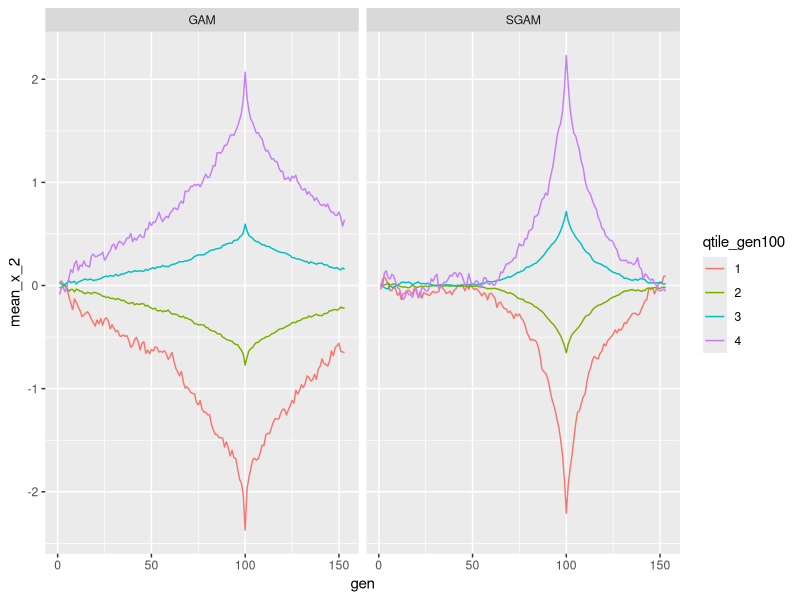

Source code (R): (Note: this script raises an error after producing the figure.)


## setup ####

library(tidyr)
library(purrr)
library(dplyr)
library(ggplot2)

match_couples <- function (a, pop) {
  attractiveness <- a*pop$x_1 + (1-a)*pop$x_2
  pop <- pop[order(attractiveness),]
  
  females <- pop[! pop$male, c("x_1", "x_2")] # ordered by attr
  names(females) <- c("y_1", "y_2")
  couples <- cbind(pop[pop$male,],  females) # match males ordered by attr
  
  return(couples)
}

children <- function (tau, theta, gamma, couples) {
  n <- nrow(couples) * 2
  child_x_1 <- rep(couples$x_1/2 + couples$y_1/2, each = 2) * tau + rnorm(n)
  child_x_2 <- rep(couples$x_2/2 + couples$y_2/2, each = 2) * theta + gamma * child_x_1 + rnorm(n)
  male_line_id <- rep(couples$male_line_id, each = 2)
  
  # one male one female per couple:
  data.frame(x_1 = child_x_1, x_2 = child_x_2, male = rep(c(FALSE, TRUE), n/2), male_line_id = male_line_id) 
}

simulate <- function(n, a, tau, theta, gamma, n_gens) {
  
  x_1 <- rnorm(n)
  x_2 <- rnorm(n)
  male <- rep(c(FALSE, TRUE), n/2)
  male_line_id <- 1:n
  pop <- data.frame(x_1 = x_1, x_2 = x_2, male = male, male_line_id = male_line_id)
  
  # get to equilibrium, we hope
  for (gen in 1:n_gens) {
    couples <- match_couples(a = a, pop = pop)
    pop <- children(tau = tau, theta = theta, gamma = gamma, couples = couples)
    # if (! gen %% 10) {
    #   cat(sd(pop$x_1), sd(pop$x_2), cor(pop$x_1, pop$x_2), "\n", sep = " ")
    # }
  }
  
  # grandparents, parents, children
  grandparents <- pop
  grandparents$id <- 1:n
  gp_couples <- match_couples(a = a, pop = grandparents) # will have an id of the males only
  parents <- children(tau = tau, theta = theta, gamma = gamma, couples = gp_couples)
  parents$id <- rep(gp_couples$id, each = 2) # male grandparent's id
  parent_couples <- match_couples(a = a, pop = parents) # again will have the id from the male
  kids <- children(tau = tau, theta = theta, gamma = gamma, couples = parent_couples)
  kids$id <- rep(parent_couples$id, each = 2) # male grandparent's id
  
  names(grandparents) <- c("gp_x_1", "gp_x_2", "gp_male", "gp_id")
  names(parents) <- c("parent_x_1", "parent_x_2", "parent_male", "parent_id")
  parent_couples$mean_x_1 <- parent_couples$x_1/2 + parent_couples$y_1/2
  parent_couples$mean_x_2 <- parent_couples$x_2/2 + parent_couples$y_2/2
  # merges male gp only
  gp_parents <- merge(grandparents, parent_couples[c("id", "mean_x_1", "mean_x_2")], 
                      by.x = "gp_id", by.y = "id", sort = FALSE)
  
  gp_p_kids <- merge(gp_parents, kids, by.x = "gp_id", by.y = "id", sort = FALSE)
  
  gp_kid_cor <- cor(gp_p_kids$gp_x_2, gp_p_kids$x_2)
  m <- lm(x_2 ~ gp_x_2 + mean_x_2, data = gp_p_kids)
  gp_kid_partial <- coef(m)[2]
  
  x1_x2_cor <- cor(kids$x_1, kids$x_2)
  
  results <- data.frame(
    gp_kid_cor = gp_kid_cor, 
    gp_kid_partial = gp_kid_partial,
    x1_x2_cor = x1_x2_cor
    )
  
  return(results)
}



## simulate a policy shock ####

simulate_shock <- function (n, a, tau, theta, gamma, n_gens_pre, n_gens_shock, n_gens_post,
                            theta_shock = theta, gamma_shock = gamma) {
  
  x_1 <- rnorm(n)
  x_2 <- rnorm(n)
  male <- rep(c(FALSE, TRUE), n/2)
  male_line_id <- 1:n
  pop <- data.frame(x_1 = x_1, x_2 = x_2, male = male, male_line_id = male_line_id)
  
  # stats <- data.frame(gen = integer(0), x_1_x_2_cor = numeric(0), x_1_sd = numeric(0), x_2_sd = numeric(0))
  # update_stats <- function(stats, pop, couples) {
  #   x_2_parent_child <- if (! is.null(couples)) {
  #     tmp <- left_join(pop, couples, by = "male_line_id", suffix = c(".child", ".parent"))
  #     cor(tmp$x_2.parent, tmp$x_2.child)
  #   } else {
  #     NA
  #   }
  #   new_stats <- data.frame(
  #     gen = nrow(stats) + 1,
  #     x_1_x_2_cor = cor(pop$x_1, pop$x_2),
  #     x_1_sd = sd(pop$x_1),
  #     x_2_sd = sd(pop$x_2),
  #     x_2_parent_child = x_2_parent_child
  #   )
  #   rbind(stats, new_stats)
  # }
  stats <- pop[0, ] # zero row data to start
  stats$gen <- numeric(0)
  update_stats <- function(stats, pop, couples) {
    pop$gen <- if (length(stats$gen)) {max(stats$gen) + 1} else 1
    rbind(stats, pop)
  }
  stats <- update_stats(stats, pop, NULL)
  
  # get to equilibrium, we hope
  # first generation is before matching
  for (gen in seq_len(n_gens_pre - 1)) {
    couples <- match_couples(a = a, pop = pop)
    pop <- children(tau = tau, theta = theta, gamma = gamma, couples = couples)
    stats <- update_stats(stats, pop, couples)
  }
  
  for (gen in seq_len(n_gens_shock)) {
    couples <- match_couples(a = a, pop = pop)
    pop <- children(tau = tau, theta = theta_shock, gamma = gamma_shock, couples = couples)
    stats <- update_stats(stats, pop, couples)
  }
  
  for (gen in seq_len(n_gens_post)) {
    couples <- match_couples(a = a, pop = pop)
    pop <- children(tau = tau, theta = theta, gamma = gamma, couples = couples)
    stats <- update_stats(stats, pop, couples)
  }
  
  stats$state <- cut(stats$gen, c(1, n_gens_pre, 
                   #                 n_gens_pre+n_gens_shock, 
                                    n_gens_pre + n_gens_shock + n_gens_post),
                     include.lowest = TRUE)
  
  stats
}

n <- 10000
tau <- 0.98
theta <- 0.8
gamma <- 0.1
theta_shock <- 0.8
gamma_shock <- 0.1
n_gens_pre <- 100
n_gens_shock <- 3
n_gens_post <- 50
stats_sgam <- simulate_shock(n = n, a = 0.3, tau = tau, 
                             theta = theta, gamma = gamma, 
                             n_gens_pre = n_gens_pre, n_gens_shock = n_gens_shock, 
                             n_gens_post = n_gens_post,
                             theta_shock = theta_shock, gamma_shock = gamma_shock)

stats_gam  <- simulate_shock(n = n, a = 1, tau = tau, 
                             theta = theta, gamma = gamma, 
                             n_gens_pre = n_gens_pre, n_gens_shock = n_gens_shock, 
                             n_gens_post = n_gens_post,
                             theta_shock = theta_shock, gamma_shock = gamma_shock)

stats_all <- bind_rows(GAM = stats_gam, SGAM = stats_sgam, .id = "model")

gen100 <- stats_all |> filter(gen == 100, male == TRUE)
stats_all <- left_join(stats_all, 
                       gen100 |> select(model, male_line_id, x_1, x_2),
                       by = c("model", "male_line_id"),
                       suffix = c("", "_gen100"))
stats_all |> 
  filter( male == TRUE) |> 
  mutate(.by = model,
    qtile_gen100 = cut(x_2_gen100, 4, labels = 1:4)
  ) |> 
  mutate(.by = c(model, gen),
            x_1_norm = c(scale(x_1)),
            x_2_norm = c(scale(x_2)),
            ) |> 
  summarize(.by = c(model, gen, qtile_gen100),
            mean_x_1 = mean(x_1_norm),
            mean_x_2 = mean(x_2_norm)
            ) |> 
  ggplot(aes(gen, mean_x_2, colour = qtile_gen100)) + 
  geom_line() + facet_wrap(vars(model))

ggplot(stats_all, aes(gen, x_2_parent_child, color = state, shape = model)) + 
  geom_point() + geom_line()


## run 100 generations, look at results ####
params <- tidyr::crossing(a      = seq(0, 1, 0.1), 
                          theta  = seq(0, 0.4, 0.2), 
                          gamma  = seq(0, 0.8, 0.1), 
                          n      = 500, 
                          tau    = 0.98,
                          n_gens = 100,
                          rep    = 1:20)
res <- params |> select(-rep) |> pmap(simulate, .progress = TRUE)
res <- list_rbind(res)
res <- cbind(params, res)

res |> 
  summarize(.by = c(a, theta, gamma), 
            gp_kid_cor = mean(gp_kid_cor),
            gp_kid_partial = mean(gp_kid_partial),
            x1_x2_cor = mean(x1_x2_cor)
            ) |> 
  ggplot(aes(a, x1_x2_cor, colour = gamma, group = gamma)) + 
    geom_line() + facet_wrap(vars(theta), labeller = label_both)
